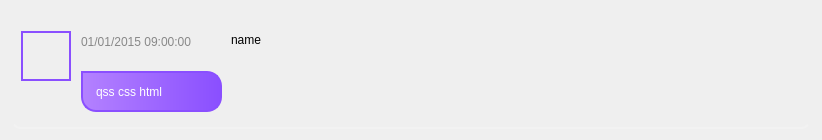
<?xml version="1.0" encoding="UTF-8"?>
<ui version="4.0">
 <class>file_bubble</class>
 <widget class="QWidget" name="file_bubble">
  <property name="geometry">
   <rect>
    <x>0</x>
    <y>0</y>
    <width>818</width>
    <height>140</height>
   </rect>
  </property>
  <property name="sizePolicy">
   <sizepolicy hsizetype="Preferred" vsizetype="Preferred">
    <horstretch>0</horstretch>
    <verstretch>0</verstretch>
   </sizepolicy>
  </property>
  <property name="minimumSize">
   <size>
    <width>0</width>
    <height>0</height>
   </size>
  </property>
  <property name="maximumSize">
   <size>
    <width>114514</width>
    <height>114514</height>
   </size>
  </property>
  <property name="windowTitle">
   <string>Form</string>
  </property>
  <layout class="QHBoxLayout" name="horizontalLayout">
   <item>
    <widget class="QWidget" name="widgetMain" native="true">
     <property name="sizePolicy">
      <sizepolicy hsizetype="Preferred" vsizetype="Minimum">
       <horstretch>0</horstretch>
       <verstretch>0</verstretch>
      </sizepolicy>
     </property>
     <property name="minimumSize">
      <size>
       <width>800</width>
       <height>0</height>
      </size>
     </property>
     <property name="maximumSize">
      <size>
       <width>800</width>
       <height>114514</height>
      </size>
     </property>
     <property name="styleSheet">
      <string notr="true">QWidget#widgetMain{
	border-radius: 10px;
	border-bottom: 2px solid #F2F2F2;
}

</string>
     </property>
     <widget class="QWidget" name="avatar" native="true">
      <property name="geometry">
       <rect>
        <x>10</x>
        <y>20</y>
        <width>50</width>
        <height>50</height>
       </rect>
      </property>
      <property name="minimumSize">
       <size>
        <width>50</width>
        <height>50</height>
       </size>
      </property>
      <property name="maximumSize">
       <size>
        <width>50</width>
        <height>50</height>
       </size>
      </property>
      <property name="styleSheet">
       <string notr="true">QWidget#avatar{
	background-color: rgba(191, 64, 64, 0);
	border: 2px solid #8A4FFF;
}</string>
      </property>
     </widget>
     <widget class="QLabel" name="cur_time">
      <property name="geometry">
       <rect>
        <x>70</x>
        <y>20</y>
        <width>141</width>
        <height>21</height>
       </rect>
      </property>
      <property name="styleSheet">
       <string notr="true">QLabel#cur_time{
	background-color: transparent;
	font: 75 11pt &quot;Arial&quot;;
	color: #888888;
}</string>
      </property>
      <property name="text">
       <string>01/01/2015 09:00:00</string>
      </property>
     </widget>
     <widget class="QLabel" name="message_bubble">
      <property name="geometry">
       <rect>
        <x>70</x>
        <y>60</y>
        <width>141</width>
        <height>41</height>
       </rect>
      </property>
      <property name="sizePolicy">
       <sizepolicy hsizetype="Preferred" vsizetype="Preferred">
        <horstretch>0</horstretch>
        <verstretch>0</verstretch>
       </sizepolicy>
      </property>
      <property name="minimumSize">
       <size>
        <width>0</width>
        <height>0</height>
       </size>
      </property>
      <property name="maximumSize">
       <size>
        <width>16777215</width>
        <height>16777215</height>
       </size>
      </property>
      <property name="cursor">
       <cursorShape>PointingHandCursor</cursorShape>
      </property>
      <property name="styleSheet">
       <string notr="true">QLabel#message_bubble {
    background: qlineargradient(spread:pad, x1:0, y1:0, x2:1, y2:0, stop:0 #B482FF, stop:1 #8A4FFF); /* 修改为紫色系渐变 */
    border-radius: 15px;
    border-top-left-radius: 0px;
    padding: 10px;

    /* 添加轻微的内发光效果 */
    border: 3px solid rgba(255, 255, 255, 0.4);
    border-bottom: none;
    border-right: none;
    border-left: none;

    /* 添加边框效果 */
    border: 2px solid #8A4FFF; /* 修改为紫色系边框颜色 */
	color:white;从
}

QLabel#message_bubble[selected=&quot;true&quot;] {
    background: qlineargradient(spread:pad, x1:0, y1:0, x2:1, y2:0, stop:0 #1DA1F2, stop:1 #127FBF);
    color: white;
}
</string>
      </property>
      <property name="text">
       <string>qss css html</string>
      </property>
     </widget>
     <widget class="QLabel" name="who">
      <property name="geometry">
       <rect>
        <x>220</x>
        <y>20</y>
        <width>67</width>
        <height>17</height>
       </rect>
      </property>
      <property name="text">
       <string>name</string>
      </property>
     </widget>
    </widget>
   </item>
  </layout>
 </widget>
 <resources/>
 <connections/>
</ui>
